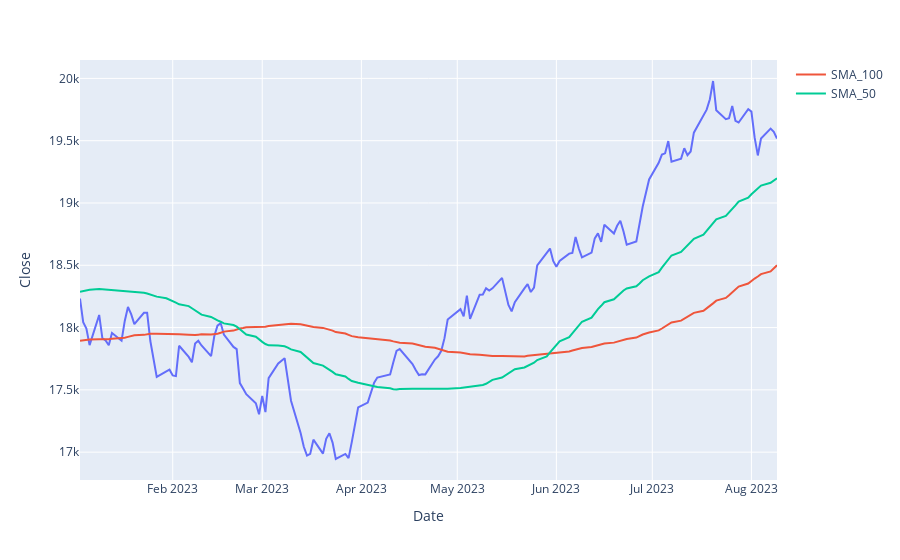

The notebook cell this image was saved under:
### Code cell
fig=px.line(final_df,x=final_df.index,y="Close")
fig.add_scatter(x=final_df.index,y=final_df.SMA_100,name="SMA_100")
fig.add_scatter(x=final_df.index,y=final_df.SMA_50,name="SMA_50")

### Figure 1 — Plotly figure (JSON) as saved in the notebook; plotly's stock layout.template omitted (floating-point values rounded to 4 significant figures; data arrays with more than 128 entries replaced by an {"elided": "..."} marker saying what was removed)
{"data": [{"hovertemplate": "Date=%{x}<br>Close=%{y}<extra></extra>", "legendgroup": "", "line": {"color": "#636efa", "dash": "solid"}, "marker": {"symbol": "circle"}, "mode": "lines", "name": "", "orientation": "v", "showlegend": false, "type": "scatter", "x": {"elided": "149 str values"}, "xaxis": "x", "y": {"elided": "149 float values"}, "yaxis": "y"}, {"name": "SMA_100", "type": "scatter", "x": {"elided": "149 str values"}, "y": {"elided": "149 float values"}}, {"name": "SMA_50", "type": "scatter", "x": {"elided": "149 str values"}, "y": {"elided": "149 float values"}}], "layout": {"legend": {"tracegroupgap": 0}, "margin": {"t": 60}, "xaxis": {"anchor": "y", "domain": [0, 1], "title": {"text": "Date"}}, "yaxis": {"anchor": "x", "domain": [0, 1], "title": {"text": "Close"}}}}
